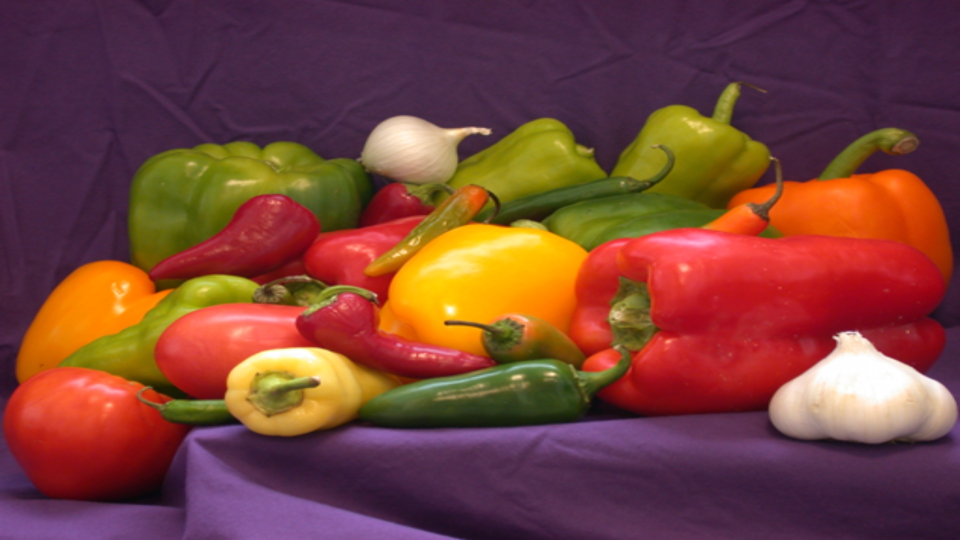
#> input picture Notebooks/Morphology/Peppers.jpg, 1920 x 1080 px (shown at 1/2 size)
$ jupyter execute 'PS Partial Skeleton.ipynb'
#> lines starting #> are read from the running program, lines starting #| are printed output that depends on the picture; after the words box and inside, x2 and y2 are one past the last pixel; in counts of white or black regions, pixels touching at a corner belong together
### PS basic Skeletonisation
This section of code shows how it is possible to run a skeleton filter, that runs similar to the HWA version we created, in OpenCV without any HWA. It also provides a timer to show the time it takes to operate.

[cell 1]
import numpy as np
import cv2
import os
import time
from PIL import Image

#timer
start_time = time.time()
parent_dir = os.path.abspath(os.path.join(os.getcwd(), os.pardir))

# Load img and resize to look nice
img_og = cv2.imread(os.path.join(parent_dir, 'Peppers.jpg')) # CHANGE THIS
#> img_og is the input picture: shape (1080, 1920, 3); mean B, G, R 57.5, 66.3, 120.6
img = cv2.resize(img_og, (1920, 1080)) # To make sure

# Convert to grayscale
gray_img = cv2.cvtColor(img, cv2.COLOR_BGR2GRAY)
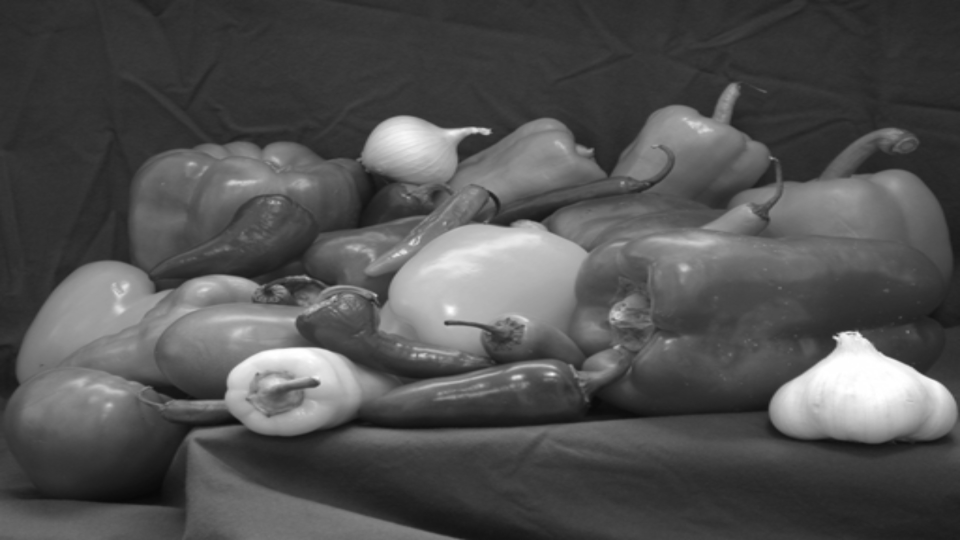
#> gray_img: shape (1080, 1920) (shown at 1/2 size); min 7, max 255, mean 81.5

# Info
size = np.size(gray_img)
#> size = 2073600
skel = np.zeros(gray_img.shape, np.uint8)

ret, gray_img = cv2.threshold(gray_img, 127, 255, 0) # change all values 127 ~ 255 to 0
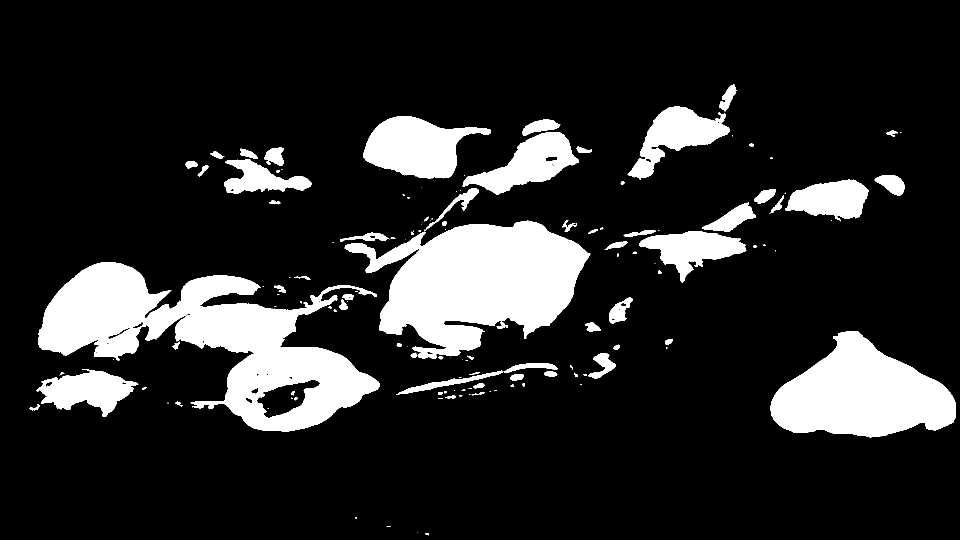
#> gray_img: shape (1080, 1920) (shown at 1/2 size); 15.6% white; 143 white regions (62 under 20 px), largest, box (x1, y1, x2, y2) and area: (76, 524, 760, 863) 95155, (689, 441, 1181, 712) 77410, (1541, 662, 1912, 875) 49373
element = cv2.getStructuringElement(cv2.MORPH_CROSS, (3,3))
iterations = 0

while(iterations < 1): # fun number
    eroded =  cv2.erode(gray_img, element)
    temp = cv2.dilate(eroded, element)
    temp = cv2.subtract(gray_img, temp)
    skel = cv2.bitwise_or(skel, temp)
    gray_img = eroded.copy()

    zeros = size - cv2.countNonZero(gray_img)
    if zeros == size:
        iterations =3

    iterations =+ 1
#> this loop made 1 pass
#> zeros on pass 1: 1765178
#> pass 1, `eroded =  cv2.erode(gray_img, element)`:
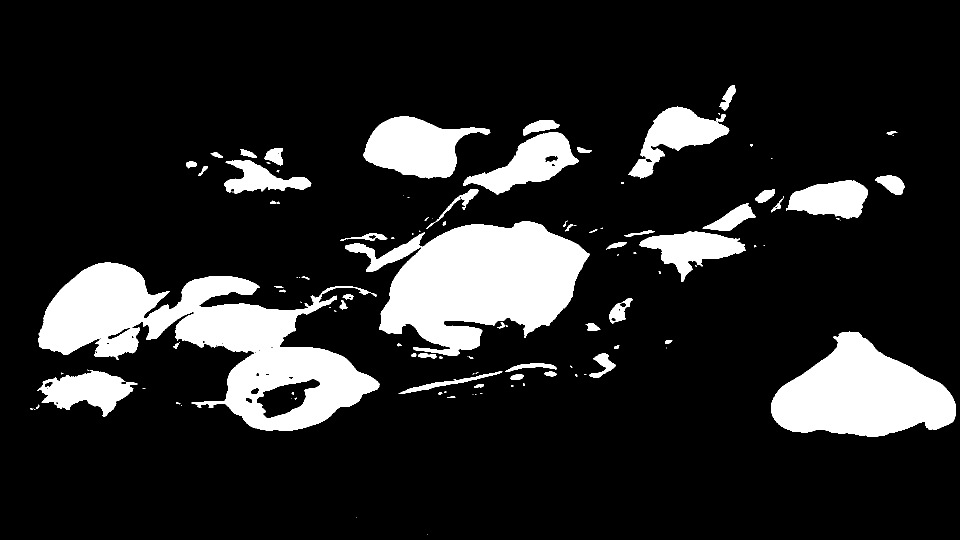
#> eroded: shape (1080, 1920) (shown at 1/2 size); 14.9% white; 114 white regions (52 under 20 px), largest, box (x1, y1, x2, y2) and area: (77, 525, 759, 862) 91381, (690, 442, 1180, 711) 75425, (1542, 663, 1911, 874) 48494
#> pass 1, `temp = cv2.subtract(gray_img, temp)`:
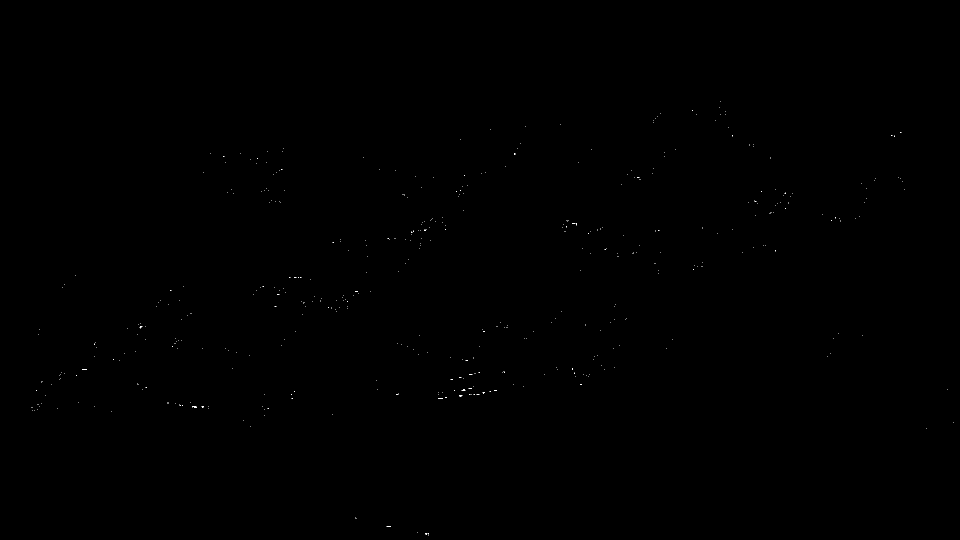
#> temp: shape (1080, 1920) (shown at 1/2 size); 0.04% white in thin lines or dots, all inside (x1, y1, x2, y2) = (63, 203, 1907, 1071)

cv2.imwrite('Peppers_single_skelly.jpg', skel)
print("Time taken: %s seconds " % (time.time() - start_time))

The process of this code is:
* Find and specify path of image
* Resize for convenience sake so that it is easier to view
* Convert the image to a greyscale
* Derive the necerssary information from the greyscale then transform it into binary
    - If it is below the threshold of 127, it will transform to a 0
    - Otherwise, it will become 255 (the max value)
        - The reason for changing it to max instead of a binary 1 is for visualisation reasons, otherwise it would be too dark to see
* While loop contains the skeletonisation filter
    - Only does it once
* Output final image out in seperate file
* Timer to visualise how long it takes on a pure PS implementation

[cell 2]
Image.fromarray(np.uint8(skel), mode='P')
